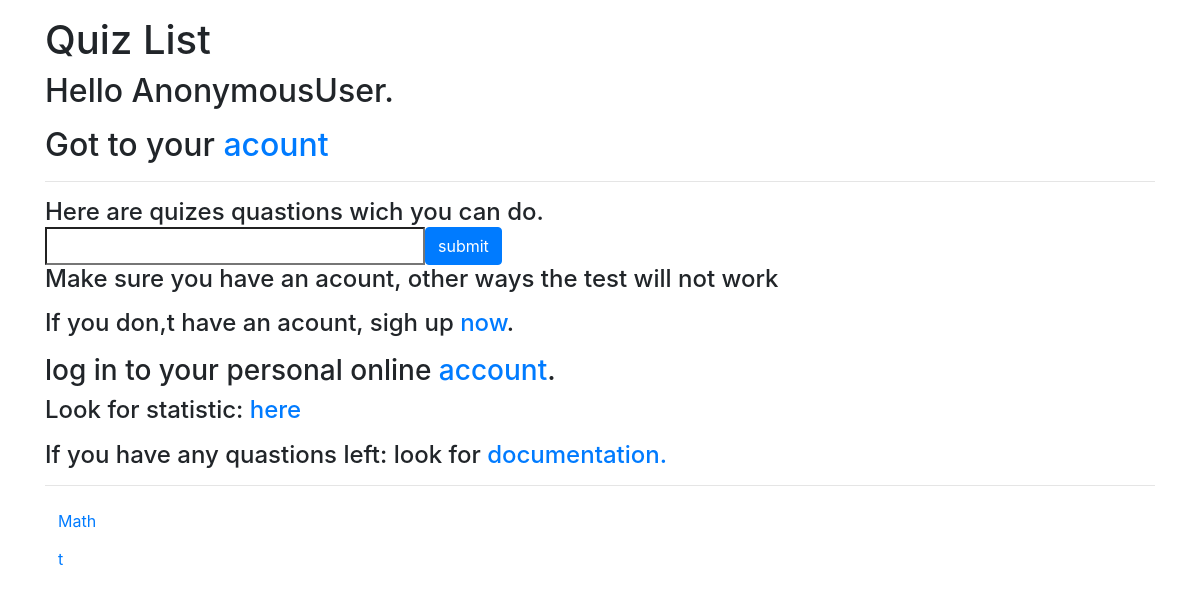
Before: / with the older database file.
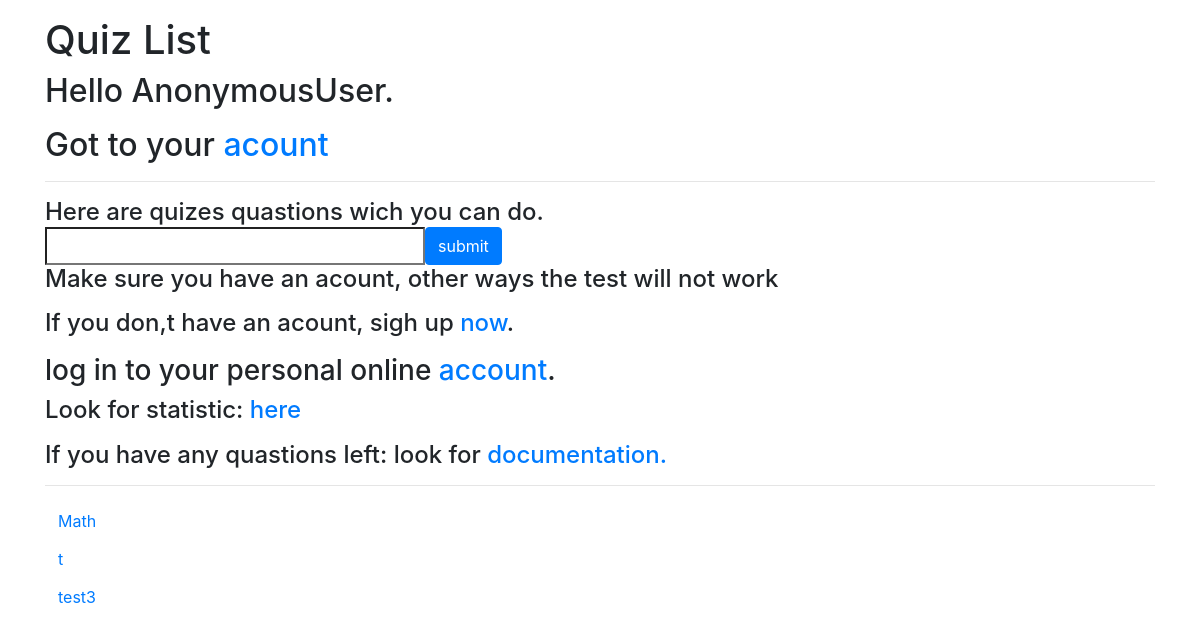
After: the same page with the newer database file.
### quizes/models.py (models this page shows, shortened)
class Quiz(models.Model):
    DIFF_CHOICES = (
    ('easy', 'easy'),
    ('medium', 'medium'),
    ('hard', 'hard'),
    )
    name = models.CharField(max_length=120)
    topic = models.CharField(max_length=120)
    number_of_questions = models.IntegerField()
    time = models.IntegerField(help_text="duration of the quiz in minutes")
    required_score_to_pass = models.IntegerField(help_text="required score in %")
    difficluty = models.CharField(max_length=6, choices=DIFF_CHOICES)
    class Meta:
        verbose_name_plural = 'Quizes'

### quizes/views.py (the view)
# urls.py: path('', QuizListView.as_view(), name='main-view'),
class QuizListView(ListView):
    model = Quiz
    template_name = 'quizes/main.html'

### quizes/templates/quizes/main.html (shortened to what this page needs)
{% extends "base.html" %}
{% load static %}
{% block content %}
<div class="h1">Quiz List</div>
<h2> Hello {{request.user}}.</p><h2>Got to your <a href="/login/cabinet/">acount</a>
<hr>
<div class="h4">Here are quizes quastions wich you can do.<div>
<form class='d-flex' method='POST' action="{% url 'quizes:SearchForSmt' %}">
  <input class='form-control-label' type='search' plaseholder='Search for' name='searched'>
  <button class='btn btn-primary' type='submit'>submit</button>
</form>
<div class="worming"><p>Make sure you have an acount, other ways the test will not work</p></div>
<div class="logIn"><p>If you don,t have an acount, sigh up <a href="/sightup">now</a>.</p></div>
<h3 class='cabinet'>log in to your personal online <a href='login/'>account</a>.</h3>
<p>Look for statistic: <a href='/login/cabinet/statistic/'>here</a>
<h4> If you have any quastions left: look for <a href='documentation'>documentation.</a></h4>
<hr>
{% for obj in object_list %}
    <button
        class="btn btn-link modal-button"
        data-pk="{{obj.pk}}"
        data-quiz="{{obj.name}}"
        data-questions="{{obj.number_of_questions}}"
        data-difficulty="{{obj.difficluty}}"
        data-time="{{obj.time}}"
        data-pass = "{{obj.required_score_to_pass}}"
        data-toggle="modal"
        data-target="#quizStartModal">
        {{obj.name}}
    </button><br>
{% endfor %}
{% endblock content %}

### templates/base.html (shortened to what this page needs)
{% load static %}
<!doctype html>
<html lang="en">
  <head>
    <link rel="stylesheet" href="https://cdn.jsdelivr.net/npm/bootstrap@4.5.3/dist/css/bootstrap.min.css">
    <link rel="stylesheet" href={% static 'style.css' %}>
  </head>
  <body>
    <div class="container mt-3">
        {% block content %}
        {% endblock content %}
    </div>
  </body>
  </body>
</html>

Changed rows visible on the page:
added Quiz: name "test3"
